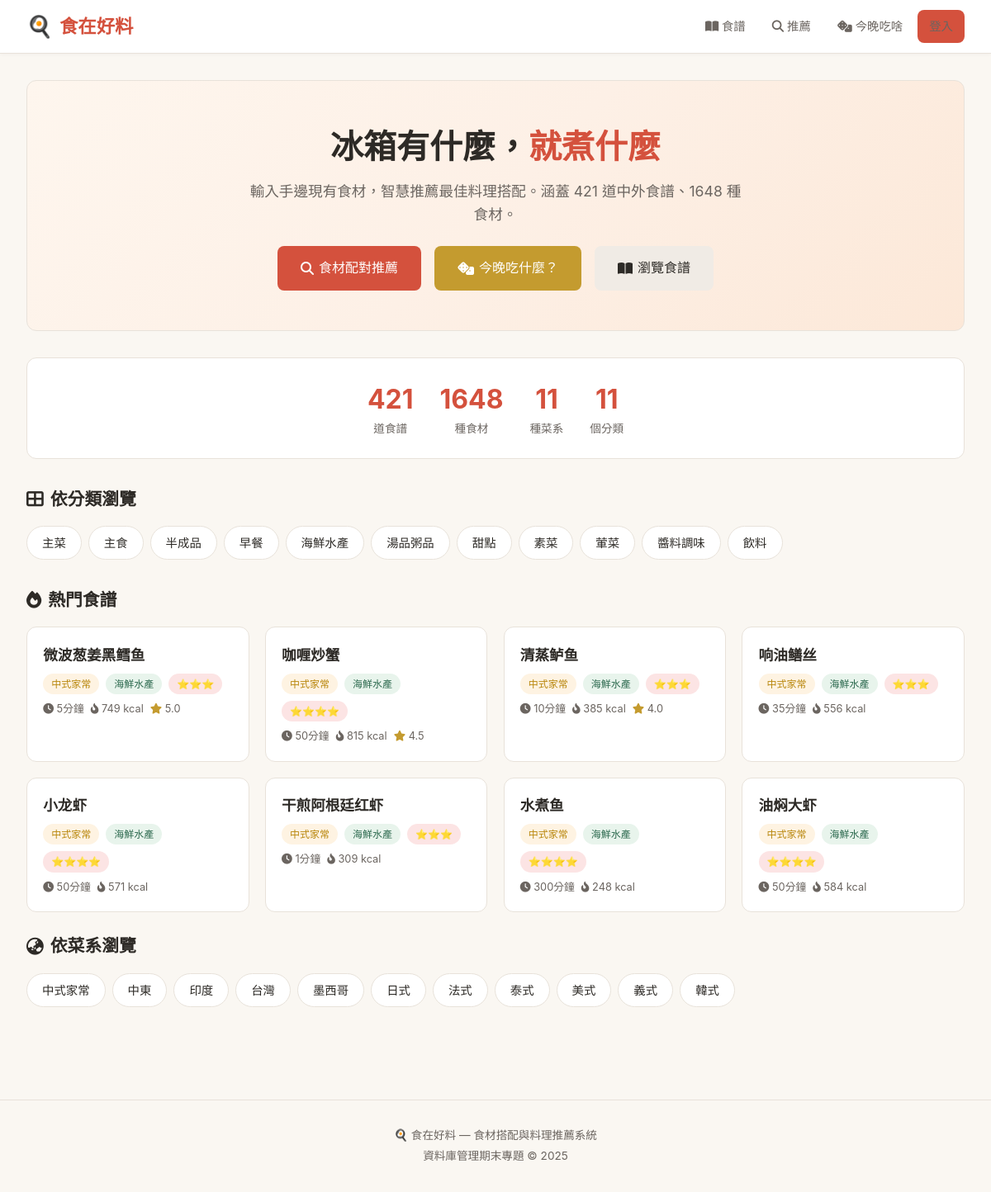
Before: / with the older database file.
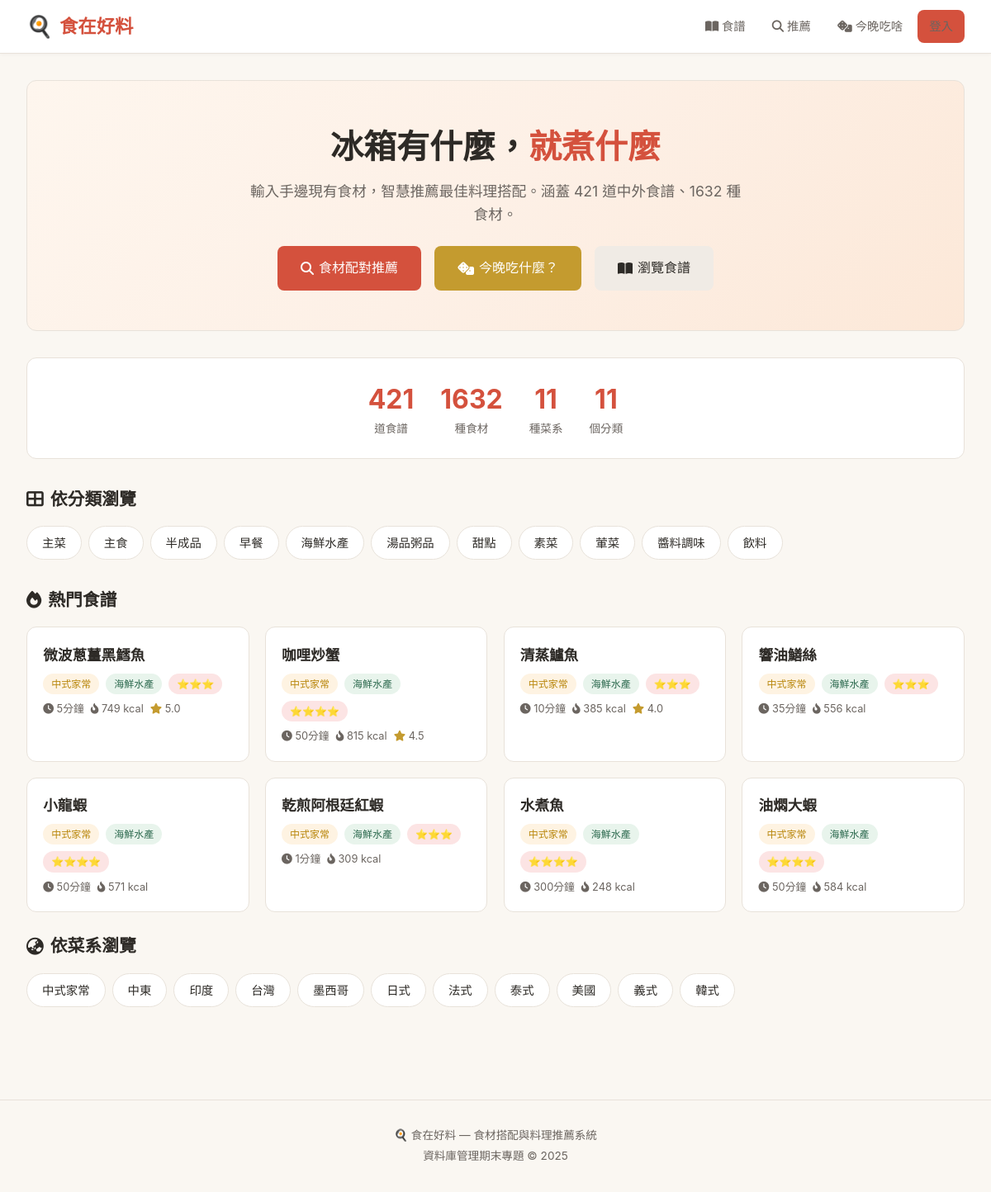
After: the same page with the newer database file.
### tables this page shows
CREATE TABLE categories (
        category_id   INTEGER PRIMARY KEY AUTOINCREMENT,
        category_name TEXT NOT NULL UNIQUE
    );

CREATE TABLE recipes (
        recipe_id        INTEGER PRIMARY KEY AUTOINCREMENT,
        recipe_name      TEXT NOT NULL,
        category_id      INTEGER,
        cuisine          TEXT DEFAULT '中式家常',
        difficulty       INTEGER DEFAULT 3,
        cooking_time_min INTEGER DEFAULT 30,
        servings         INTEGER DEFAULT 2,
        calories         INTEGER,
        steps_summary    TEXT,
        image_url        TEXT,
        created_at       DATETIME DEFAULT CURRENT_TIMESTAMP,
        FOREIGN KEY (category_id) REFERENCES categories(category_id)
    );

### app.py (the view)
@app.route('/')
def index():
    categories = query_db("SELECT * FROM categories ORDER BY category_name")
    popular = query_db("""
        SELECT r.*, c.category_name,
               COALESCE(AVG(rv.stars), 0) AS avg_rating,
               COUNT(DISTINCT rv.review_id) AS review_count
        FROM recipes r
        LEFT JOIN categories c ON r.category_id = c.category_id
        LEFT JOIN reviews rv ON r.recipe_id = rv.recipe_id
        GROUP BY r.recipe_id
        ORDER BY avg_rating DESC, review_count DESC
        LIMIT 8
    """)
    total_recipes = query_db("SELECT COUNT(*) as c FROM recipes", one=True)['c']
    total_ingredients = query_db("SELECT COUNT(*) as c FROM ingredients", one=True)['c']
    cuisines = query_db("SELECT DISTINCT cuisine FROM recipes ORDER BY cuisine")
    return render_template('index.html', categories=categories, popular=popular,
                           total_recipes=total_recipes, total_ingredients=total_ingredients,
                           cuisines=cuisines)

### app.py (called while the page is built)
def get_db():
    if 'db' not in g:
        g.db = sqlite3.connect(DB_PATH)
        g.db.row_factory = sqlite3.Row
        g.db.execute("PRAGMA foreign_keys = ON")
    return g.db

def query_db(sql, args=(), one=False):
    cur = get_db().execute(sql, args)
    rv = cur.fetchall()
    return (rv[0] if rv else None) if one else rv

### templates/index.html (shortened to what this page needs)
{% extends "base.html" %}
{% block content %}
<div class="hero">
  <h1>冰箱有什麼，<span>就煮什麼</span></h1>
  <p>輸入手邊現有食材，智慧推薦最佳料理搭配。涵蓋 {{ total_recipes }} 道中外食譜、{{ total_ingredients }} 種食材。</p>
  <div class="hero-actions">
    <a href="{{ url_for('recommend') }}" class="btn btn-primary btn-lg">
      <i class="fas fa-search"></i> 食材配對推薦
    </a>
    <a href="{{ url_for('dice_page') }}" class="btn btn-gold btn-lg">
      <i class="fas fa-dice"></i> 今晚吃什麼？
    </a>
    <a href="{{ url_for('browse') }}" class="btn btn-secondary btn-lg">
      <i class="fas fa-book-open"></i> 瀏覽食譜
    </a>
  </div>
</div>
<div class="stats-bar">
  <div class="stat"><div class="stat-num">{{ total_recipes }}</div><div class="stat-label">道食譜</div></div>
  <div class="stat"><div class="stat-num">{{ total_ingredients }}</div><div class="stat-label">種食材</div></div>
  <div class="stat"><div class="stat-num">{{ cuisines|length }}</div><div class="stat-label">種菜系</div></div>
  <div class="stat"><div class="stat-num">{{ categories|length }}</div><div class="stat-label">個分類</div></div>
</div>
<h2 class="section-title"><i class="fas fa-th-large"></i> 依分類瀏覽</h2>
<div class="cat-chips">
  {% for cat in categories %}
  <a href="{{ url_for('browse', category=cat.category_name) }}" class="cat-chip">{{ cat.category_name }}</a>
  {% endfor %}
</div>
<h2 class="section-title"><i class="fas fa-fire"></i> 熱門食譜</h2>
<div class="card-grid">
  {% for r in popular %}
  <div class="card">
    <div class="card-body">
      <div class="card-title"><a href="{{ url_for('recipe_detail', recipe_id=r.recipe_id) }}">{{ r.recipe_name }}</a></div>
      <div class="card-meta">
        <span class="badge badge-cuisine">{{ r.cuisine }}</span>
        {% if r.category_name %}<span class="badge badge-category">{{ r.category_name }}</span>{% endif %}
        <span class="badge badge-diff">
          {% for i in range(r.difficulty) %}⭐{% endfor %}
        </span>
      </div>
      <div class="card-meta mt-1">
        <span><i class="fas fa-clock"></i> {{ r.cooking_time_min }}分鐘</span>
        {% if r.calories %}<span><i class="fas fa-fire-alt"></i> {{ r.calories }} kcal</span>{% endif %}
        {% if r.avg_rating > 0 %}<span><i class="fas fa-star" style="color:var(--gold)"></i> {{ "%.1f"|format(r.avg_rating) }}</span>{% endif %}
      </div>
    </div>
  </div>
  {% endfor %}
</div>
<h2 class="section-title mt-3"><i class="fas fa-globe-asia"></i> 依菜系瀏覽</h2>
<div class="cat-chips">
  {% for cs in cuisines %}
  <a href="{{ url_for('browse', cuisine=cs.cuisine) }}" class="cat-chip">{{ cs.cuisine }}</a>
  {% endfor %}
</div>
{% endblock %}

### templates/base.html (shortened to what this page needs)
<!DOCTYPE html>
<html lang="zh-TW">
<head>
<link href="https://cdnjs.cloudflare.com/ajax/libs/font-awesome/6.5.1/css/all.min.css" rel="stylesheet">
</head>
<body>
<nav class="navbar">
  <div class="nav-inner">
    <a href="{{ url_for('index') }}" class="nav-brand">
      <span>🍳</span> 食在好料
    </a>
    <div class="nav-links">
      <a href="{{ url_for('browse') }}" {% if request.endpoint == 'browse' %}class="active"{% endif %}>
        <i class="fas fa-book-open"></i> 食譜
      </a>
      <a href="{{ url_for('recommend') }}" {% if request.endpoint == 'recommend' %}class="active"{% endif %}>
        <i class="fas fa-search"></i> 推薦
      </a>
      <a href="{{ url_for('dice_page') }}" {% if request.endpoint == 'dice_page' %}class="active"{% endif %}>
        <i class="fas fa-dice"></i> 今晚吃啥
      </a>
      {% if session.get('user_id') %}
        <a href="{{ url_for('my_favorites') }}"><i class="fas fa-heart"></i> 收藏</a>
        <a href="{{ url_for('my_history') }}"><i class="fas fa-history"></i> 紀錄</a>
        <a href="{{ url_for('profile') }}" class="user-badge">
          <i class="fas fa-user"></i> {{ session.display_name }}
        </a>
        <a href="{{ url_for('logout') }}" style="color:var(--accent)">登出</a>
      {% else %}
        <a href="{{ url_for('login') }}" class="btn btn-primary btn-sm">登入</a>
      {% endif %}
    </div>
  </div>
</nav>
<main>
  <div class="container">
    {% block content %}{% endblock %}
  </div>
</main>
<footer>
  <p>🍳 食在好料 — 食材搭配與料理推薦系統</p>
  <p style="margin-top:4px">資料庫管理期末專題 &copy; 2025</p>
</footer>
</body>
</html>

### templates/base.html (style rules this page uses)
:root { --bg: #faf7f2; --card: #ffffff; --text: #2d2a26; --text2: #6b6560; --accent: #d4513d; --accent2: #e8734a; --green: #4a8c5c; --gold: #c49b2f; --border: #e8e2da; --shadow: 0 2px 12px rgba(45,42,38,0.08); --radius: 12px; --font: 'Noto Sans TC', -apple-system, 'Segoe UI', sans-serif; }
* { margin:0; padding:0; box-sizing:border-box; }
body { font-family: var(--font); background: var(--bg); color: var(--text); line-height: 1.6; min-height: 100vh; }
.navbar { background: var(--card); border-bottom: 1px solid var(--border); padding: 0 2rem; position: sticky; top: 0; z-index: 100; box-shadow: 0 1px 4px rgba(0,0,0,0.04); }
.nav-inner { max-width: 1200px; margin: 0 auto; display: flex; align-items: center; justify-content: space-between; height: 64px; }
.nav-brand { font-size: 1.4rem; font-weight: 700; color: var(--accent); text-decoration: none; display: flex; align-items: center; gap: 8px; }
.nav-brand span { font-size: 1.6rem; }
.nav-links { display: flex; gap: 4px; align-items: center; }
.nav-links a { padding: 8px 14px; border-radius: 8px; text-decoration: none; color: var(--text2); font-size: 0.9rem; font-weight: 500; transition: all 0.2s; }
.container { max-width: 1200px; margin: 0 auto; padding: 2rem; }
.card-grid { display: grid; grid-template-columns: repeat(auto-fill, minmax(260px, 1fr)); gap: 1.2rem; }
.card { background: var(--card); border-radius: var(--radius); border: 1px solid var(--border); overflow: hidden; transition: transform 0.2s, box-shadow 0.2s; }
.card-body { padding: 1.2rem; }
.card-title { font-size: 1.1rem; font-weight: 600; margin-bottom: 0.5rem; }
.card-title a { color: var(--text); text-decoration: none; }
.card-meta { display: flex; flex-wrap: wrap; gap: 8px; font-size: 0.8rem; color: var(--text2); }
.badge { display: inline-block; padding: 3px 10px; border-radius: 20px; font-size: 0.75rem; font-weight: 500; }
.badge-cuisine { background: #fef3e2; color: #b8860b; }
.badge-category { background: #e8f4ec; color: #2d6a4f; }
.badge-diff { background: #fce4e4; color: #c0392b; }
.btn { display: inline-flex; align-items: center; gap: 6px; padding: 10px 20px; border-radius: 8px; border: none; font-size: 0.9rem; font-weight: 500; cursor: pointer; text-decoration: none; transition: all 0.2s; font-family: var(--font); }
.btn-primary { background: var(--accent); color: #fff; }
.btn-secondary { background: #f0ebe5; color: var(--text); }
.btn-sm { padding: 6px 14px; font-size: 0.8rem; }
.btn-lg { padding: 14px 28px; font-size: 1rem; }
.btn-gold { background: var(--gold); color: #fff; }
.mt-1 { margin-top: 0.5rem; }
.mt-3 { margin-top: 1.5rem; }
footer { text-align: center; padding: 2rem; margin-top: 3rem; border-top: 1px solid var(--border); color: var(--text2); font-size: 0.85rem; }

### templates/index.html (style rules this page uses)
.hero { text-align:center; padding:3rem 1rem; margin-bottom:2rem; background: linear-gradient(135deg, #fef6ee 0%, #fdf0e6 50%, #fce8d8 100%); border-radius: var(--radius); border: 1px solid var(--border); }
.hero h1 { font-size:2.5rem; font-weight:700; margin-bottom:0.5rem; }
.hero h1 span { color: var(--accent); }
.hero p { color: var(--text2); font-size:1.1rem; max-width:600px; margin:0 auto 1.5rem; }
.hero-actions { display:flex; gap:1rem; justify-content:center; flex-wrap:wrap; }
.stats-bar { display:flex; justify-content:center; gap:2rem; flex-wrap:wrap; margin: 2rem 0; padding: 1.5rem; background: var(--card); border-radius: var(--radius); border: 1px solid var(--border); }
.stat { text-align:center; }
.stat-num { font-size:2rem; font-weight:700; color:var(--accent); }
.stat-label { font-size:0.85rem; color:var(--text2); }
.section-title { font-size:1.3rem; font-weight:600; margin-bottom:1rem; display:flex; align-items:center; gap:8px; }
.cat-chips { display:flex; flex-wrap:wrap; gap:8px; margin-bottom:2rem; }
.cat-chip { padding:8px 18px; border-radius:24px; background:var(--card); border:1.5px solid var(--border); text-decoration:none; color:var(--text); font-size:0.9rem; font-weight:500; transition:all 0.2s; }

Changed rows visible on the page:
removed recipes: recipe_name "微波葱姜黑鳕鱼", cuisine "中式家常", category_name "海鮮水產", difficulty 3 (drawn), cooking_time_min "5", calories "749", avg_rating "5.0"
removed recipes: recipe_name "响油鳝丝", cuisine "中式家常", category_name "海鮮水產", difficulty 3 (drawn), cooking_time_min "35", calories "556"
removed recipes: recipe_name "小龙虾", cuisine "中式家常", category_name "海鮮水產", difficulty 4 (drawn), cooking_time_min "50", calories "571"
added recipes: recipe_name "微波蔥薑黑鱈魚", cuisine "中式家常", category_name "海鮮水產", difficulty 3 (drawn), cooking_time_min "5", calories "749", avg_rating "5.0"
changed recipes: recipe_name "咖喱炒蟹" → "咖哩炒蟹"
changed recipes: recipe_name "清蒸鲈鱼" → "清蒸鱸魚"
added recipes: recipe_name "響油鱔絲", cuisine "中式家常", category_name "海鮮水產", difficulty 3 (drawn), cooking_time_min "35", calories "556"
added recipes: recipe_name "小龍蝦", cuisine "中式家常", category_name "海鮮水產", difficulty 4 (drawn), cooking_time_min "50", calories "571"
changed recipes: recipe_name "干煎阿根廷红虾" → "乾煎阿根廷紅蝦"
changed recipes: recipe_name "水煮鱼" → "水煮魚"
changed recipes: recipe_name "油焖大虾" → "油燜大蝦"
Other visible differences:
{{ total_ingredients }}: "1648" → "1632"
new list line: "美國"
list line gone: "美式"
